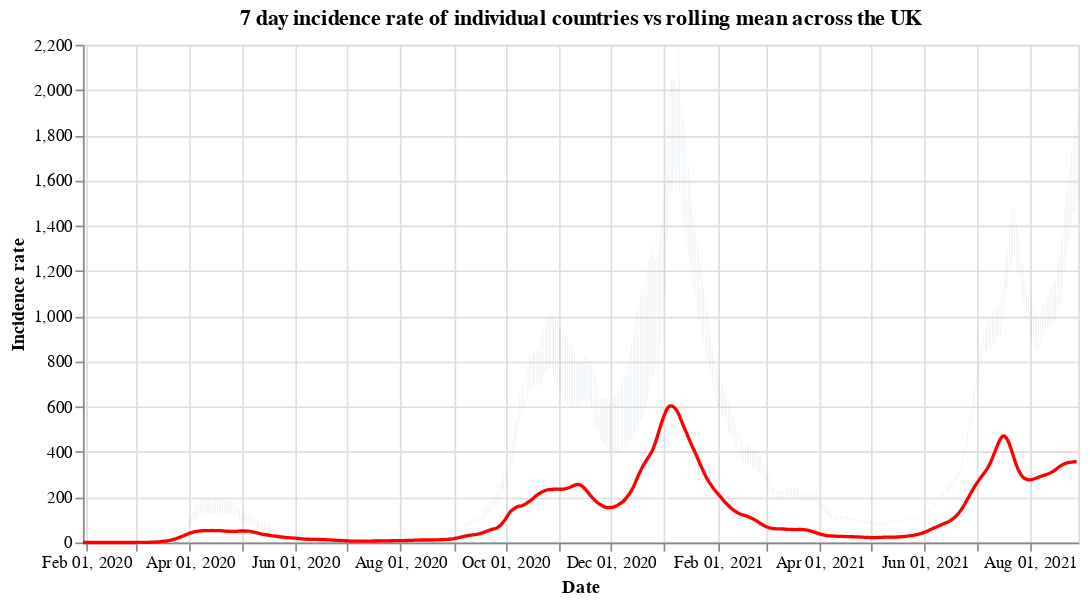

Notebook source saved alongside this figure:
### Code cell
#collapse
countries = uk_cases['areaName'].unique()
countries.sort()

selection = alt.selection_single(
    name='Select',
    fields=['areaName'],
    init={'areaName': 'Wales'},
    bind={'areaName': alt.binding_select(options=countries)}
)

# scatter plot, modify opacity based on selection
bars = alt.Chart(uk_cases).mark_bar().add_selection(
    selection
).encode(
    x=alt.X("yearmonthdate(date):T", axis=alt.Axis(title='Date')),
    y=alt.Y("weeklyCasesRate:Q", axis=alt.Axis(title='Incidence rate')),
    tooltip='weeklyCasesRate:Q',
    opacity=alt.condition(selection, alt.value(1), alt.value(0))
).properties(title=f'7 day incidence rate of individual countries vs rolling mean across the UK', width=600)

line = alt.Chart(overview_cases).mark_line(
    color='red',
    size=2,
).transform_window(
    rolling_mean='mean(weeklyCasesRate)',
    frame=[0, 7]
).encode(
    x='yearmonthdate(date):T',
    y='rolling_mean:Q'
)

alt.layer(bars, line)

### Figure 1 — Vega-Lite specification as saved in the notebook (floating-point values rounded to 4 significant figures; data arrays with more than 128 entries replaced by an {"elided": "..."} marker saying what was removed)
{"config": {"view": {"continuousWidth": 400, "continuousHeight": 300}}, "layer": [{"data": {"name": "data-d509bf9b83be6ee10929bbfc7c6d99f9"}, "mark": "bar", "encoding": {"opacity": {"condition": {"value": 1, "selection": "Select"}, "value": 0}, "tooltip": {"type": "quantitative", "field": "weeklyCasesRate"}, "x": {"type": "temporal", "axis": {"title": "Date"}, "field": "date", "timeUnit": "yearmonthdate"}, "y": {"type": "quantitative", "axis": {"title": "Incidence rate"}, "field": "weeklyCasesRate"}}, "selection": {"Select": {"type": "single", "fields": ["areaName"], "init": {"areaName": "Wales"}, "bind": {"areaName": {"input": "select", "options": ["England", "Northern Ireland", "Scotland", "Wales"]}}}}, "title": "7 day incidence rate of individual countries vs rolling mean across the UK", "width": 600}, {"data": {"name": "data-c0176d409d4ca2672dfa94d92ce80fef"}, "mark": {"type": "line", "color": "red", "size": 2}, "encoding": {"x": {"type": "temporal", "field": "date", "timeUnit": "yearmonthdate"}, "y": {"type": "quantitative", "field": "rolling_mean"}}, "transform": [{"window": [{"op": "mean", "field": "weeklyCasesRate", "as": "rolling_mean"}], "frame": [0, 7]}]}], "$schema": "https://vega.github.io/schema/vega-lite/v4.8.1.json", "datasets": {"data-d509bf9b83be6ee10929bbfc7c6d99f9": {"elided": "2216 records"}, "data-c0176d409d4ca2672dfa94d92ce80fef": {"elided": "577 records"}}}
